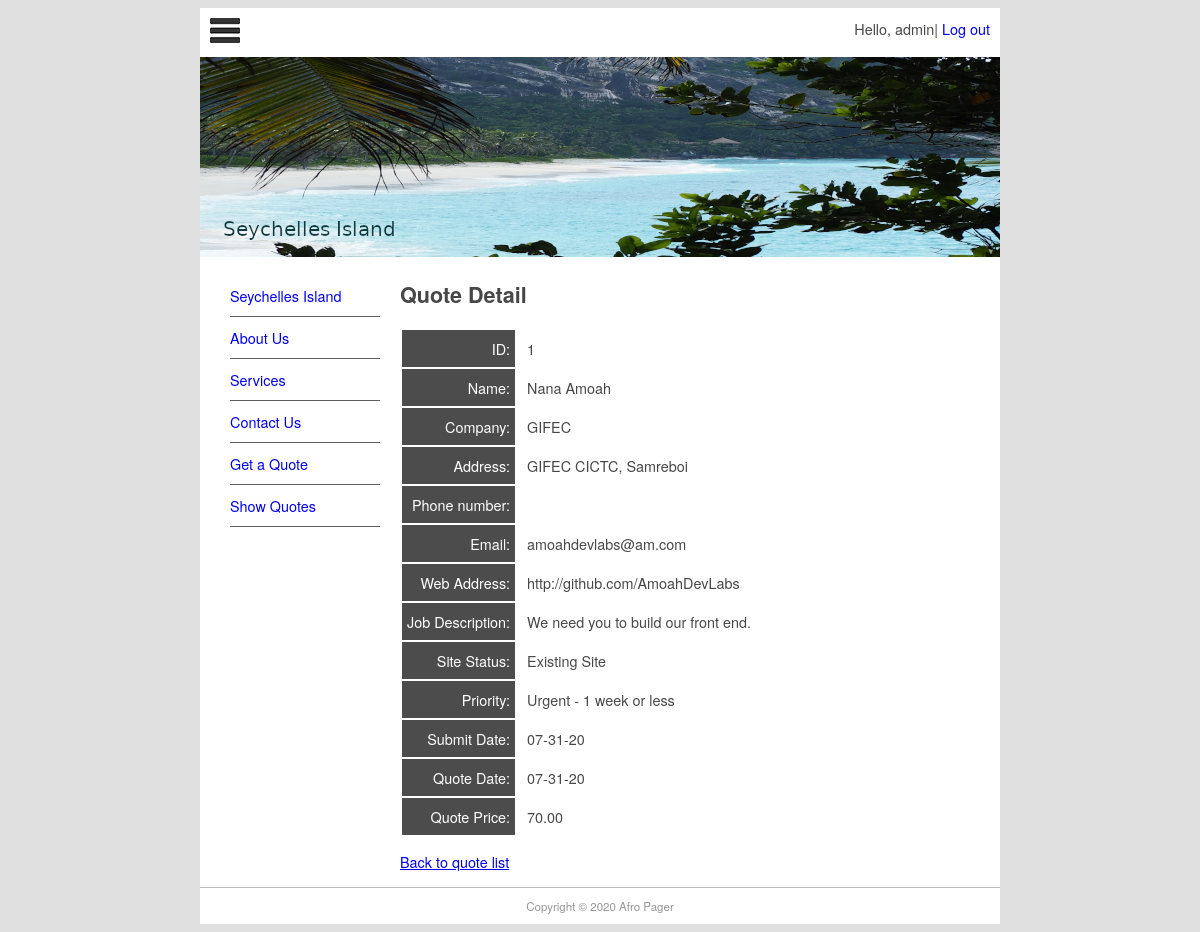
The app's page /quote/show/1 (signed in) with its own data.
### pager/models.py (models this page shows, shortened)
class Page(models.Model):
    title = models.CharField(max_length=60)
    permalink = models.CharField(max_length=12, unique=True)
    update_date = models.DateTimeField('Last Updated')
    body = models.TextField('Page content', blank=True)

### quotes/models.py (models this page shows, shortened)
class Quote(models.Model):
    name = models.CharField(max_length=100)
    position = models.CharField(max_length=60, blank=True)
    company = models.CharField(max_length=60, blank=True)
    address = models.CharField(max_length=200, blank=True)
    phone_number = models.CharField(max_length=30, blank=True)
    email = models.EmailField()
    website = models.URLField(blank=True)
    description = models.TextField()
    site_status = models.CharField(max_length=20, choices=STATUS_CHOICES)
    priority = models.CharField(max_length=40, choices=PRIORITY_CHOICES)
    job_file = models.FileField(upload_to='uploads/', blank=True)
    submitted = models.DateField(auto_now_add=True)
    quote_date = models.DateField(blank=True, null=True)
    quote_price = models.DecimalField(decimal_places=2, max_digits=7, blank=True, default=0)
    username = models.ForeignKey(User, blank=True, null=True, on_delete=models.CASCADE)

### quotes/views.py (the view)
# urls.py: path('show/<int:pk>', QuoteDetail.as_view(), name='quote-detail'),
class QuoteDetail(LoginRequiredMixin, DetailView):
    login_url = reverse_lazy('login')
    context_object_name = 'quote'
    def get_queryset(self):
        return Quote.objects.filter(username=self.request.user)
    def get_context_data(self, **kwargs):
        context = super(QuoteDetail, self).get_context_data(**kwargs)
        context['page_list'] = Page.objects.all()
        return context

### templates/quotes/quote_detail.html (shortened to what this page needs)
{% extends "quotes/quote.html" %}
{% block content %}
    <h1>Quote Detail</h1>
    <table class="quote">
        <tr><td>ID:</td><td>{{ quote.id }}</td></tr>
        <tr><td>Name:</td><td>{{ quote.name }}</td></tr>
        <tr><td>Company:</td><td>{{ quote.company }}</td></tr>
        <tr><td>Address:</td><td>{{ quote.address }}</td></tr>
        <tr><td>Phone number:</td><td>{{ quote.phone_name }}</td></tr>
        <tr><td>Email:</td><td>{{ quote.email }}</td></tr>
        <tr><td>Web Address:</td><td>{{ quote.website }}</td></tr>
        <tr><td>Job Description:</td><td>{{ quote.description}}</td></tr>
        <tr><td>Site Status:</td><td>{{ quote.get_site_status_display }}</td></tr>
        <tr><td>Priority:</td><td>{{ quote.get_priority_display }}</td></tr>
        <tr><td>Submit Date:</td><td>{{ quote.submitted|date:"m-d-y" }}</td></tr>
        <tr><td>Quote Date:</td><td>{{ quote.quote_date|date:"m-d-y"|default:"pending" }}</td></tr>
        <tr><td>Quote Price:</td><td>{{ quote.quote_price|default:"--" }}</td></tr>
    </table>
    <p><a href="../show">Back to quote list</a></p>
{% endblock content %}

### templates/quotes/quote.html (shortened to what this page needs)
{% extends "base.html" %}
{% block sidenav %}
    {% for page in page_list %}
        <li><a href="{{ page.permalink }}">{{ page.title }}</a></li>
    {% endfor %}
{% endblock sidenav %}

### templates/base.html (shortened to what this page needs)
{% load static %}
<!doctype html>
<html>
<head>
<link href="{% static 'css/main.css' %}" rel="stylesheet" type="text/css">
</head>
<body>
    <div id="wrapper">
      <header id="header">
        <div id="logo"><img src="{% static 'img/logo.jpg' %}" alt=""/>
            <span style="float: right;" class="no-underline">
            {% if user.is_authenticated %}
                Hello, {{ user.username }}| <a href="{% url 'logout' %}?next=/">Log out</a>
            {% else %}
                Not logged in ? <a href="{% url 'login' %}?next=/">Log in</a>
            {% endif %}
        </span>
        </div>
        <div id="topbanner"><img src="{% static 'img/top_banner.png' %}" width="800" height="200" alt=""/></div>
      </header>
      <aside id="leftsidebar">
        <nav id="nav">
            <ul>
                {% block sidenav %}{% endblock %}
                <li><a href="/contact">Contact Us</a></li>
                <li><a href="/quote/">Get a Quote</a></li>
                <li><a href="/quote/show">Show Quotes</a></li>
            </ul>
        </nav>
      </aside>
      <section id="main">
        {% block content %}{% endblock content %}
      </section>
      <footer id="footer">Copyright &copy; 2020 Afro Pager</footer>
    </div>
</body>
</html>

### static/css/main.css (style rules this page uses)
#header { border-style: none; width: 800px; height: auto; }
#wrapper { margin-top: 0px; margin-left: auto; margin-right: auto; background-color: #FFFFFF; width: 800px; }
body { background-color: #E0E0E0; font-family: Gotham, "Helvetica Neue", Helvetica, Arial, sans-serif; font-size: 0.9em; text-align: justify; color: #474747; }
#footer { text-align: center; font-size: 0.8em; margin-top: 5px; padding-top: 10px; padding-bottom: 10px; background-color: #FFFFFF; border-top: thin solid #BBBBBB; clear: both; color: #969696; }
#nav li { padding-top: 10px; padding-bottom: 10px; font-size: 1em; list-style-type: none; border-bottom: thin solid #5F5F5F; color: #4C4C4C; left: 0px; list-style-position: inside; margin-left: -10px; }
#nav li a { text-decoration: none; }
#leftsidebar { width: 180px; height: 350px; float: left; }
#main { width: 560px; float: left; margin-left: 20px; margin-right: 10px; padding-right: 10px; }
#logo { padding: 10px; }
.quote td:first-child { background-color: #4c4c4c; color: white; text-align: right; padding: 8px 5px; border: none; }
.quote td { padding: 5px 10px; }
.no-underline a { text-decoration: none; }

### records on screen
Page: title "Seychelles Island"
Page: title "About Us"
Page: title "Services"
Quote: id "1", name "Nana Amoah", company "GIFEC", address "GIFEC CICTC, Samreboi", email "amoahdevlabs@am.com", website "http://github.com/AmoahDevLabs", description "We need you to build our front end.", site_status "Existing Site", priority "Urgent - 1 week or less", submitted "07-31-20", quote_date "07-31-20", quote_price "70.00"

### other values on screen
{{ user.username }} "admin"
